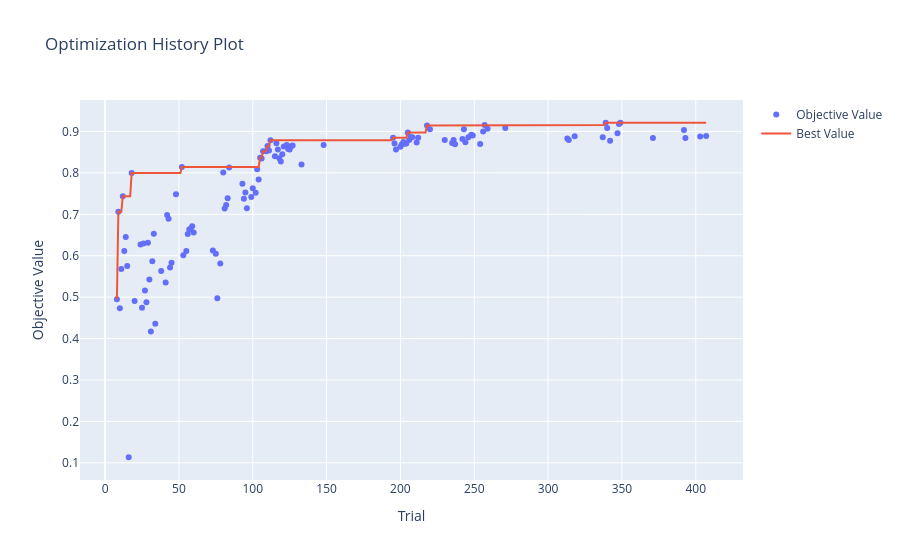

This figure's notebook cell:
### Markdown cell above
## Optimization history

### Code cell
from optuna.visualization import plot_optimization_history
plot_optimization_history(study)
